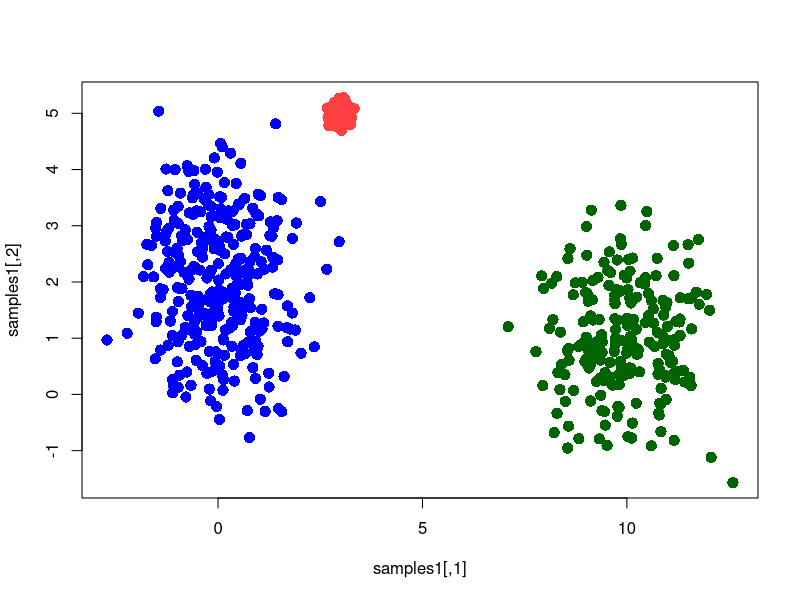
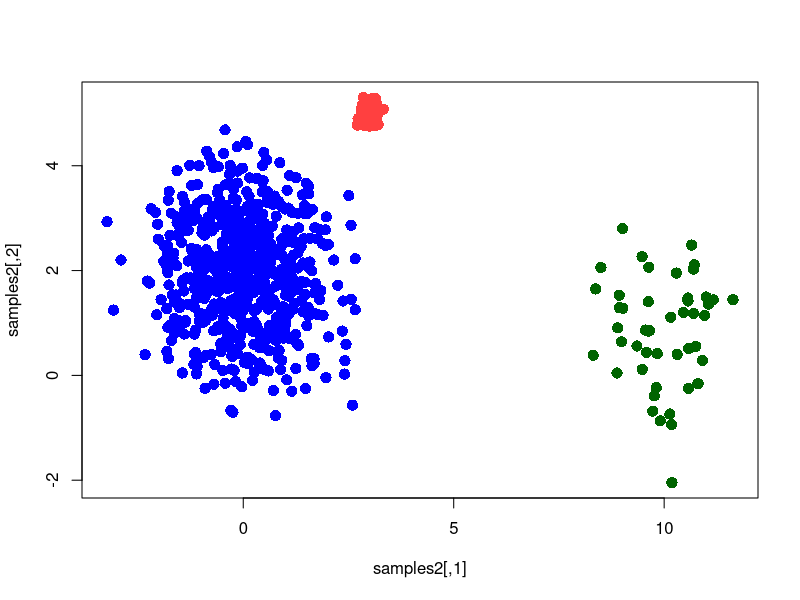

R code for these plots, in order:

this.dir <- dirname(parent.frame(2)$ofile)
setwd(this.dir)

N <- 1000  #no. cells

###############Batch1
### Set proportions of each of the three cell types in batch 1, and center and variance of each of the Gaussians in 2D 
components <- sample(1:3,prob=c(0.3,0.5,0.2),size=N,replace=TRUE)
xmus <- c(0,3,10)
xsds <- c(1,0.1,1)

ymus <- c(2,5,1)
ysds <- c(1,0.1,1)

########Sample N cells from Gaussian dist. according to the components (batch1)
samples1<-matrix(0,nrow=N,ncol=2)
set.seed(0)
samples1[,1] <- rnorm(n=N,mean=xmus[components],sd=xsds[components])
samples1[,2] <- rnorm(n=N,mean=ymus[components],sd=ysds[components])

########### Get the true cluter labels for batch 1
clust1<-components
clust1[components==1]<-"blue"
clust1[components==2]<-"brown1"
clust1[components==3]<-"dark green"
par(mfrow=c(1,1))
plot(samples1, pch=16,cex=1.5,col=(clust1))
############ Projection to D dimensional space
D<-100
set.seed(0)
R1D<-matrix(rnorm(D*N),  nrow=D, ncol=2)

A1<-as.matrix(samples1) %*% t(as.matrix(R1D))
#######Add normal noise
rawd1 <- matrix(rnorm(D*N), ncol=D, nrow=N)
A1<-as.data.frame(A1 + rawd1)

row.names(A1)<-c(1:nrow(A1))
colnames(A1)<-c(1:D)
###############Batch2
### Set proportions of each of the three cell types in batch 2
components <- sample(1:3,prob=c(0.65,0.3,0.05),size=N,replace=TRUE) 

########Sample N cells from Gaussian dist. according to the components (batch2)
samples2<-matrix(0,nrow=N,ncol=2)
set.seed(0)
samples2[,1] <- rnorm(n=N,mean=xmus[components],sd=xsds[components])
samples2[,2] <- rnorm(n=N,mean=ymus[components],sd=ysds[components])

########################### Get the true cluter labels for batch 2
clust2<-components
clust2[components==1]<-"blue"
clust2[components==2]<-"brown1"
clust2[components==3]<-"dark green"
par(mfrow=c(1,1))
plot(samples2, pch=16,cex=1.5,col=(clust2))

############ Projection to D dimensional space
A2<-as.matrix(samples2) %*% t(as.matrix(R1D))

T2<-matrix(0,D,D)
diag(T2)<-1

####Add normal noise
rawd2 <- matrix(rep(rnorm(1*D),each=N), nrow=N, ncol=D ) + matrix(rnorm(N*D), nrow=N, ncol=D) 
A2<-as.data.frame(A2 %*% T2+  rawd2 )
row.names(A2)<-c(1:nrow(A2))
colnames(A2)<-c(1:D)

##########save batches and celltype lables 
B2<-as.data.frame(t(A2))
B1<-as.data.frame(t(A1))
save(file="Sim.RData",B1,B2,clust1,clust2)

